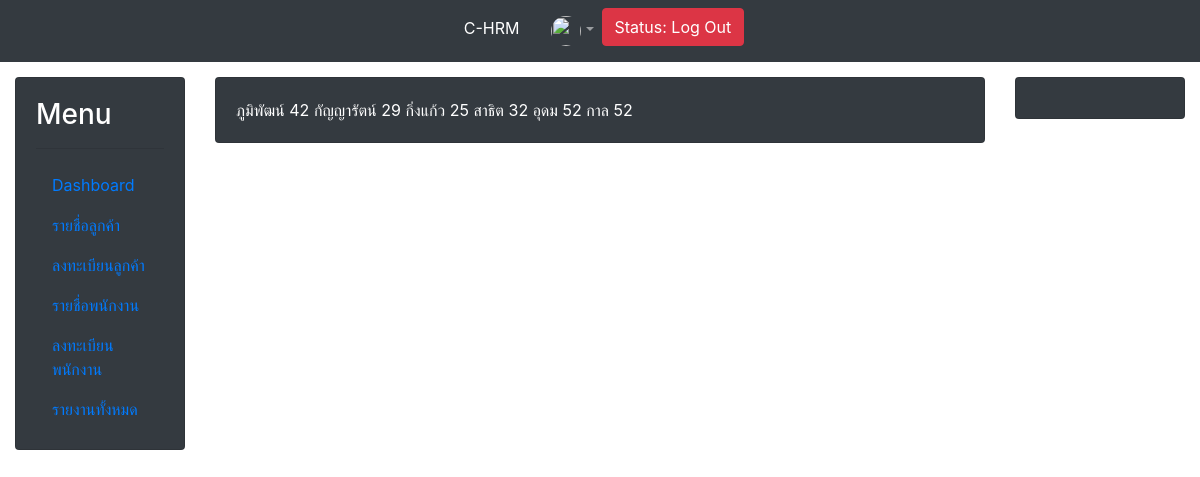
The page /profile/ on the database as committed earlier.
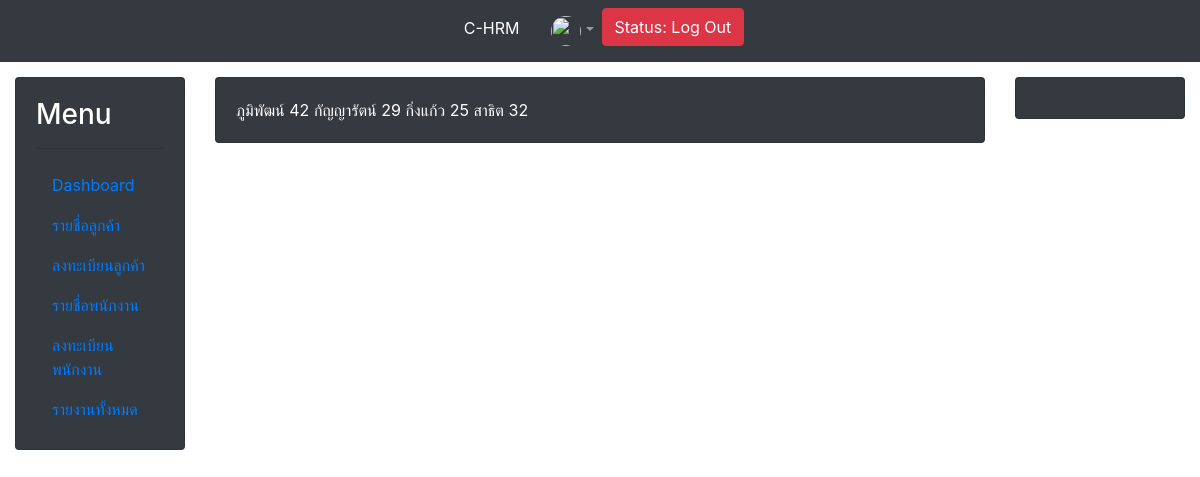
The same page on the database as committed later.
### ClientApp/models.py (models this page shows)
class Person(models.Model):
    name = models.CharField(max_length=100)
    age = models.PositiveIntegerField()
    date = models.DateField(auto_now_add=True)
    def __str__(self):
        return self.name +" " +str(self.age)

### ClientApp/views.py (the view)
# urls.py: path('profile/',views.profile,name="profile-page"),
def profile(request):
    person = Person.objects.all()
    return render(request,'profile.html',{"person":person})

### ClientApp/templates/profile.html (shortened to what this page needs)
{% extends "base.html" %}
{% block center %}
{% for person in person %}
{{ person }}
{% endfor %}
{% endblock center %}

Rows that differ between the two databases and show on the page:
removed Person: name+age "อุดม 52"
removed Person: name+age "กาล 52"
